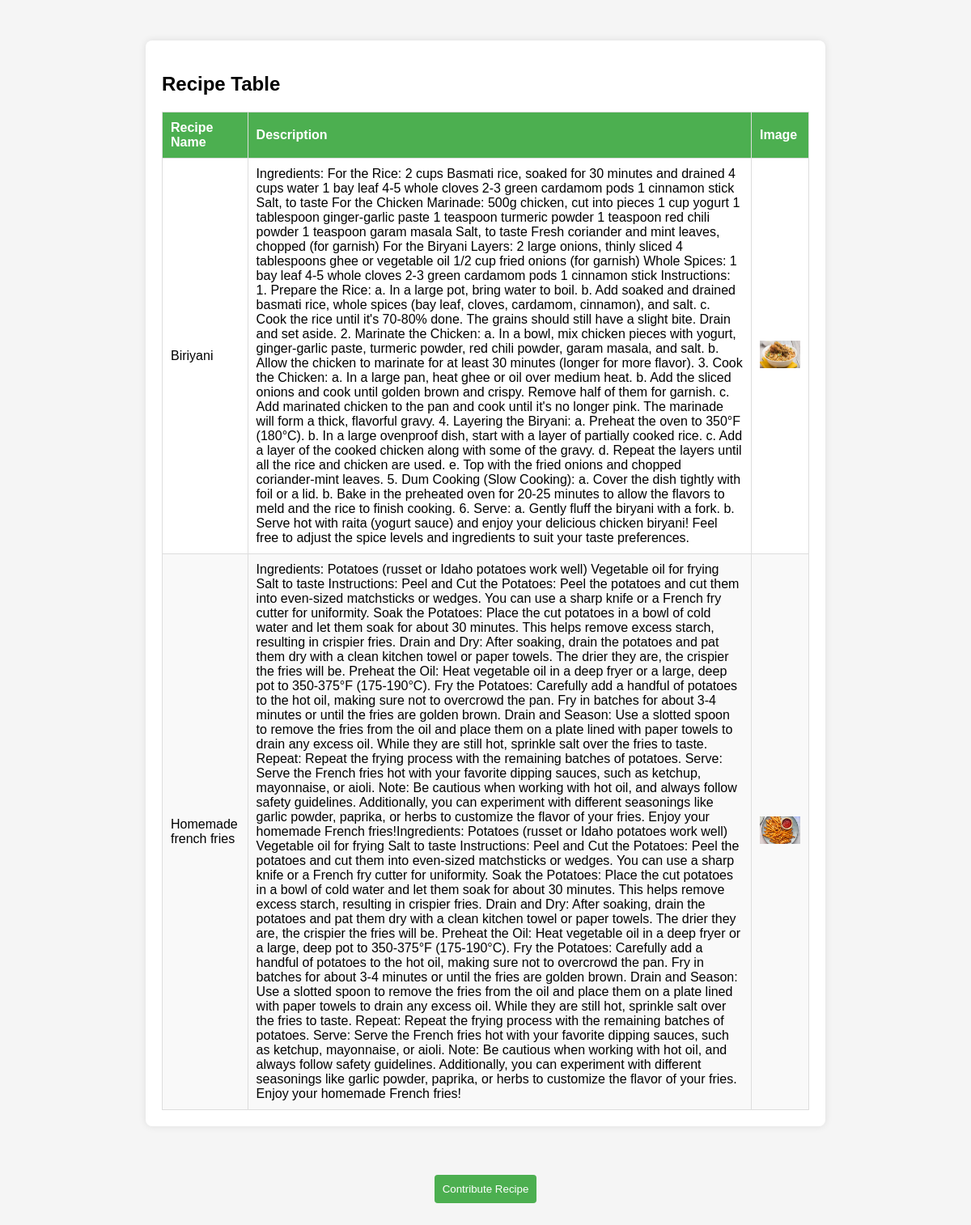
Screenshot of /recipe with the database file from the repository.
### recipe/models.py (models this page shows)
class Recipe(models.Model):
    recipe_name = models.CharField(max_length=255)
    description = models.TextField()
    image = models.ImageField(upload_to='images/')

### recipe/views.py (the view)
# urls.py: path('', views.login, name='main'),
def main(request):
    rec_data = Recipe.objects.all()
    return render(request,'show.html',{'rec_data': rec_data})

### templates/show.html (shortened to what this page needs)
{% load static%}
<!DOCTYPE html>
<html lang="en">
<head>
    <link rel="stylesheet" type="text/css" href="{% static 'work.css' %}">
</head>
<body>
    <!DOCTYPE html>
    <html lang="en">
    <head>
    </head>
    <body>
    <div class="container">
        <h2>Recipe Table</h2>
        <table>
            <thead>
                <tr>
                    <th>Recipe Name</th>
                    <th>Description</th>
                    <th>Image</th>
                </tr>
            </thead>
            <tbody>
                {% for rec_data in rec_data %}
                <tr>
                    <td>{{rec_data.recipe_name}}</td>
                    <td>{{rec_data.description}}</td>
                    <td><img src="/images/{{rec_data.image}}"></td>
                </tr>
                {% endfor %}
            </tbody>
        </table>
    </div>
    </body>
    </html>
    <div class="but_container">
    <button onclick="redirectToAnotherPage()">Contribute Recipe</button>
</div>

### static/work.css (style rules this page uses)
body { font-family: 'Arial', sans-serif; margin: 0; padding: 0; background-color: #f5f5f5; }
.container { max-width: 800px; margin: 50px auto; background-color: #fff; padding: 20px; border-radius: 8px; box-shadow: 0 0 10px rgba(0, 0, 0, 0.1); }
table { width: 100%; border-collapse: collapse; margin-top: 20px; }
th, td { border: 1px solid #ddd; padding: 10px; text-align: left; }
th { background-color: #4caf50; color: white; }
tr:nth-child(even) { background-color: #f9f9f9; }
button { display: block; margin: 0 auto; padding: 10px; background-color: #4caf50; color: white; border: none; border-radius: 4px; cursor: pointer; }
.but_container { display: flex; flex-direction: column; align-items: center; height: 100vh; }
.but_container button { margin-top: 10px; }
img { width: 50px; height: auto; }

### rows the page displays
Recipe: recipe_name "Biriyani", description "Ingredients: For the Rice: 2 cups Basmati rice, soaked for 30 minutes and drained 4 cups water 1 bay leaf 4-5 whole cloves 2-3 green cardamom pods 1 cinnamon stick Salt, to taste For the Chicken Marinade: 500g chicken, cut into pieces 1 cup yogurt 1 tablespoon ginger-garlic paste 1 teaspoon turmeric powder 1 teaspoon red chili powder 1 teaspoon garam masala Salt, to taste Fresh coriander and mint leaves, chopped (for garnish) For the Biryani Layers: 2 large onions, thinly sliced 4 tablespoons ghee or vegetable oil 1/2 cup fried onions (for garnish) Whole Spices: 1 bay leaf 4-5 whole cloves 2-3 green cardamom pods 1 cinnamon stick Instructions: 1. Prepare the Rice: a. In a large pot, bring…", image (picture)
Recipe: recipe_name "Homemade french fries", description "Ingredients: Potatoes (russet or Idaho potatoes work well) Vegetable oil for frying Salt to taste Instructions: Peel and Cut the Potatoes: Peel the potatoes and cut them into even-sized matchsticks or wedges. You can use a sharp knife or a French fry cutter for uniformity. Soak the Potatoes: Place the cut potatoes in a bowl of cold water and let them soak for about 30 minutes. This helps remove excess starch, resulting in crispier fries. Drain and Dry: After soaking, drain the potatoes and pat them dry with a clean kitchen towel or paper towels. The drier they are, the crispier the fries will be. Preheat the Oil: Heat vegetable oil in a deep fryer or a large, deep pot to 350-375°F…", image (picture)
